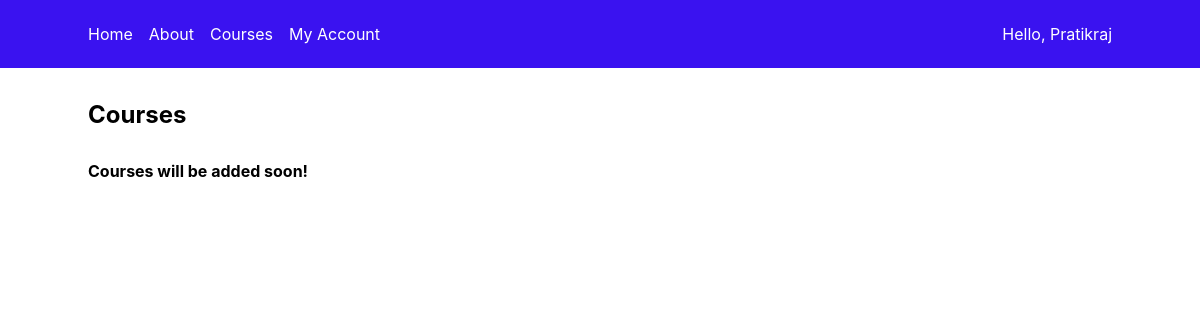
Before: /courses/ with the older database file.
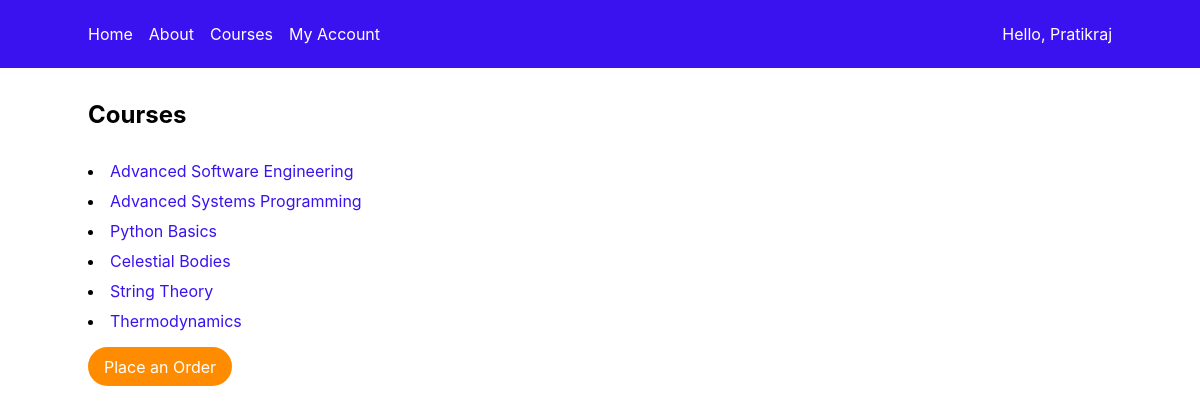
After: the same page with the newer database file.
### myapp/models.py (models this page shows, shortened)
class Course(models.Model):
    LEVEL_CHOICES = [
        ("BE", "Beginner"),
        ("IN", "Intermediate"),
        ("AD", "Advanced"),
    ]
    title = models.CharField(max_length=200)
    description = models.TextField()
    instructor = models.ForeignKey(Instructor, on_delete=models.CASCADE, default=None)
    categories = models.ForeignKey(Category, on_delete=models.CASCADE)
    students = models.ManyToManyField(Student, blank=True)
    start_date = models.DateField()
    end_date = models.DateField()
    price = models.DecimalField(max_digits=10, decimal_places=2)
    level = models.CharField(max_length=10, choices=LEVEL_CHOICES, default="BE")
    interested = models.PositiveIntegerField(default=0)
    interested_students = models.ManyToManyField(Student, related_name='interested_courses', blank=True)

### myapp/views.py (the view)
# urls.py: path('courses/', views.courses, name='courses'),
def courses(request):
    course_list = Course.objects.all().order_by('id')
    return render(request, 'myapp/courses.html', {'course_list': course_list})

### myapp/templates/myapp/courses.html (shortened to what this page needs)
{% extends 'myapp/base.html' %}
{% block body_block %}
    <h2>Courses</h2>
    {% if course_list %}
        <ul>
            {% for course in course_list %}
                <li><a href="{% url 'course_detail' course.id %}">{{ course.title }}</a></li>
            {% endfor %}
        </ul>
        <div class="btn btn-primary">
            <a href="{% url 'place_order' %}">Place an Order</a>
        </div>
    {% else %}
        <strong>Courses will be added soon!</strong>
    {% endif %}
{% endblock %}

Changed rows visible on the page:
added Course: title "Advanced Software Engineering"
added Course: title "Advanced Systems Programming"
added Course: title "Python Basics"
added Course: title "Celestial Bodies"
added Course: title "String Theory"
added Course: title "Thermodynamics"
Other visible differences:
text no longer shown: "Courses will be added soon!"
text now shown: "Place an Order"
